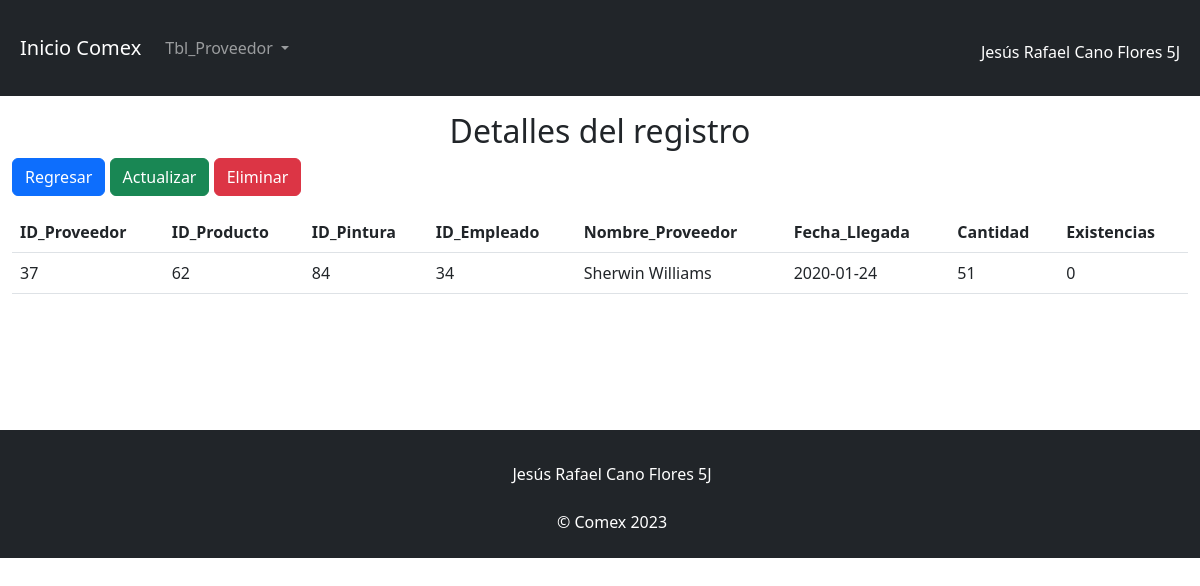
Page /view/username/show.php?id=3 on the committed database.
### tables this page shows
CREATE TABLE `tbl_proveedor` (
  `id_proveedor` int(3) NOT NULL,
  `id_producto` int(3) NOT NULL,
  `id_pintura` int(3) NOT NULL,
  `id_empleado` int(3) NOT NULL,
  `nombre_proveedor` varchar(500) NOT NULL,
  `fecha_llegada` date NOT NULL,
  `cantidad` int(3) NOT NULL,
  `existencias` int(3) NOT NULL,
  `id` int(11) NOT NULL
);

### config/db.php (called while the page is built)
<?php
    class db{
        private $host= "localhost";
        private $dbname="bd_comex";
        private $user="root";
        private $password="";
        public function conexion(){
            try{
                $PDO = new PDO("mysql:host=".$this->host.";dbname=".$this->dbname,$this->user,$this->password);
                return $PDO;
            }catch(PDOException $e){
                return $e->getMessage();
            }
        }
    }
?>

### controller/usernameController.php (called while the page is built, shortened)
<?php
    class usernameController{
        private $model;
        public function __construct()
        {
            require_once("c://xampp/htdocs/proyecto/model/usernameModel.php");
            $this->model = new usernameModel();
        }
        public function show($id){
            return ($this->model->show($id) != false) ? $this->model->show($id) : header("Location:index.php");
        }
    }
?>

### model/usernameModel.php (called while the page is built, shortened)
<?php
    class usernameModel{
        private $PDO;
        public function __construct()
        {
            require_once("c://xampp/htdocs/proyecto/config/db.php");
            $con = new db();
            $this->PDO = $con->conexion();
        }
        public function show($id){
            $stament = $this->PDO->prepare("SELECT * FROM tbl_proveedor where id = :id limit 1");
            $stament->bindParam(":id",$id);
            return ($stament->execute()) ? $stament->fetch() : false ;
        }
    }
?>

### view/username/show.php (the view, shortened to what this page needs)
<?php
    require_once("c://xampp/htdocs/proyecto/view/head/head.php");
    require_once("c://xampp/htdocs/proyecto/controller/usernameController.php");
    $obj = new usernameController();
    $date = $obj->show($_GET['id']);
?>
<h2 class="text-center">Detalles del registro</h2>
<div class="pb-3">
    <a href="index.php" class="btn btn-primary">Regresar</a>
    <a href="edit.php?id=<?= $date[8]?>" class="btn btn-success">Actualizar</a>
    <a class="btn btn-danger" data-bs-toggle="modal" data-bs-target="#exampleModal">Eliminar</a>
</div>
<table class="table container-fluid">
    <thead>
        <tr>
            <th scope="col">ID_Proveedor</th>
            <th scope="col">ID_Producto</th>
            <th scope="col">ID_Pintura</th>
            <th scope="col">ID_Empleado</th>
            <th scope="col">Nombre_Proveedor</th>
            <th scope="col">Fecha_Llegada</th>
            <th scope="col">Cantidad</th>
            <th scope="col">Existencias</th>
        </tr>
    </thead>
    <tbody>
        <tr>
            <td scope="col"><?= $date["id_proveedor"]?></td>
            <td scope="col"><?= $date["id_producto"]?></td>
            <td scope="col"><?= $date["id_pintura"]?></td>
            <td scope="col"><?= $date["id_empleado"]?></td>
            <td scope="col"><?= $date["nombre_proveedor"]?></td>
            <td scope="col"><?= $date["fecha_llegada"]?></td>
            <td scope="col"><?= $date["cantidad"]?></td>
            <td scope="col"><?= $date["existencias"]?></td>
        </tr>
    </tbody>
</table>
<?php
    require_once("c://xampp/htdocs/proyecto/view/head/footer.php");
?>

### rows in the picture
tbl_proveedor: id_proveedor "37", id_producto "62", id_pintura "84", id_empleado "34", nombre_proveedor "Sherwin Williams", fecha_llegada "2020-01-24", cantidad "51", existencias "0"
